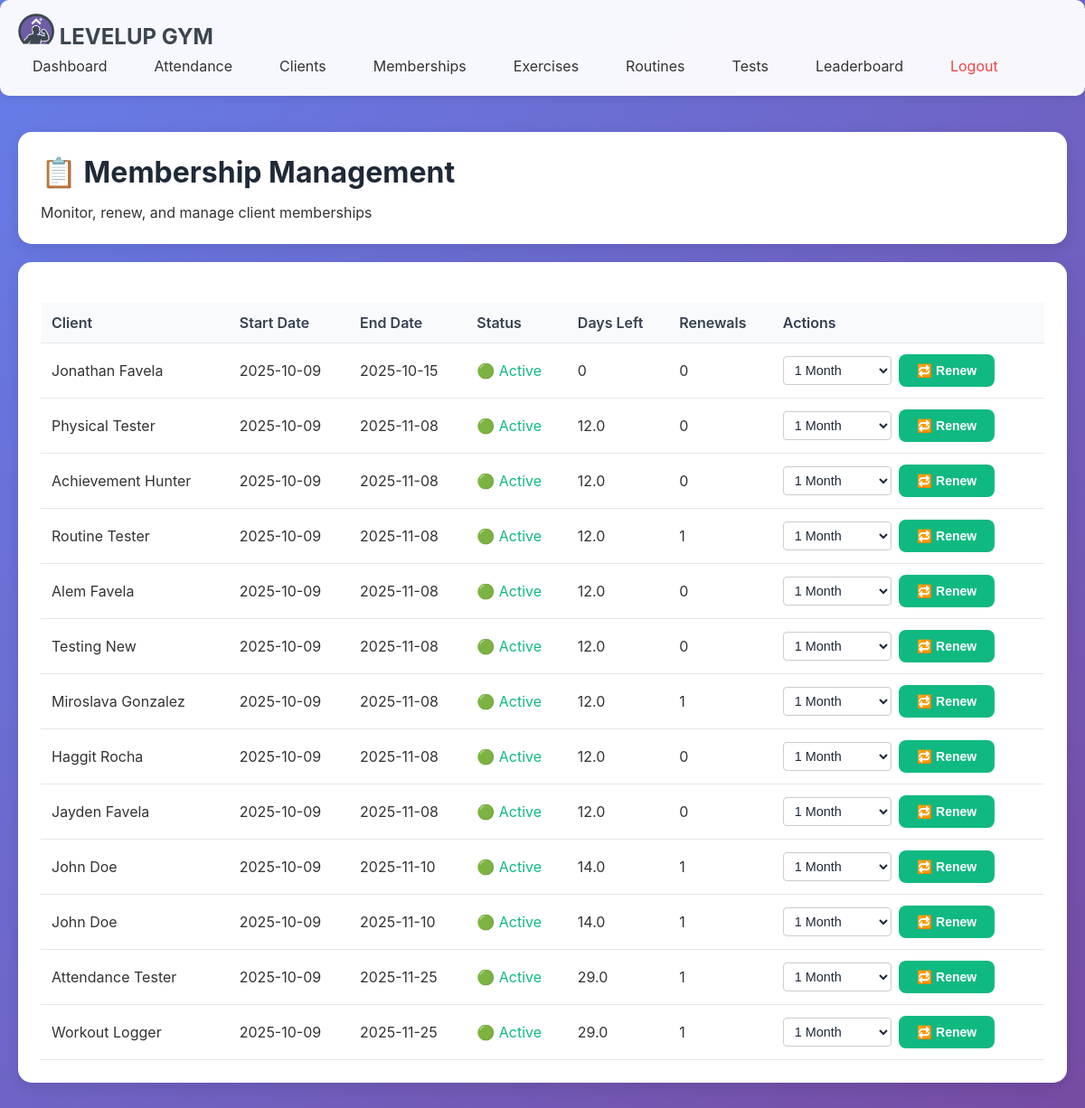
The app's page /admin/memberships, older data.
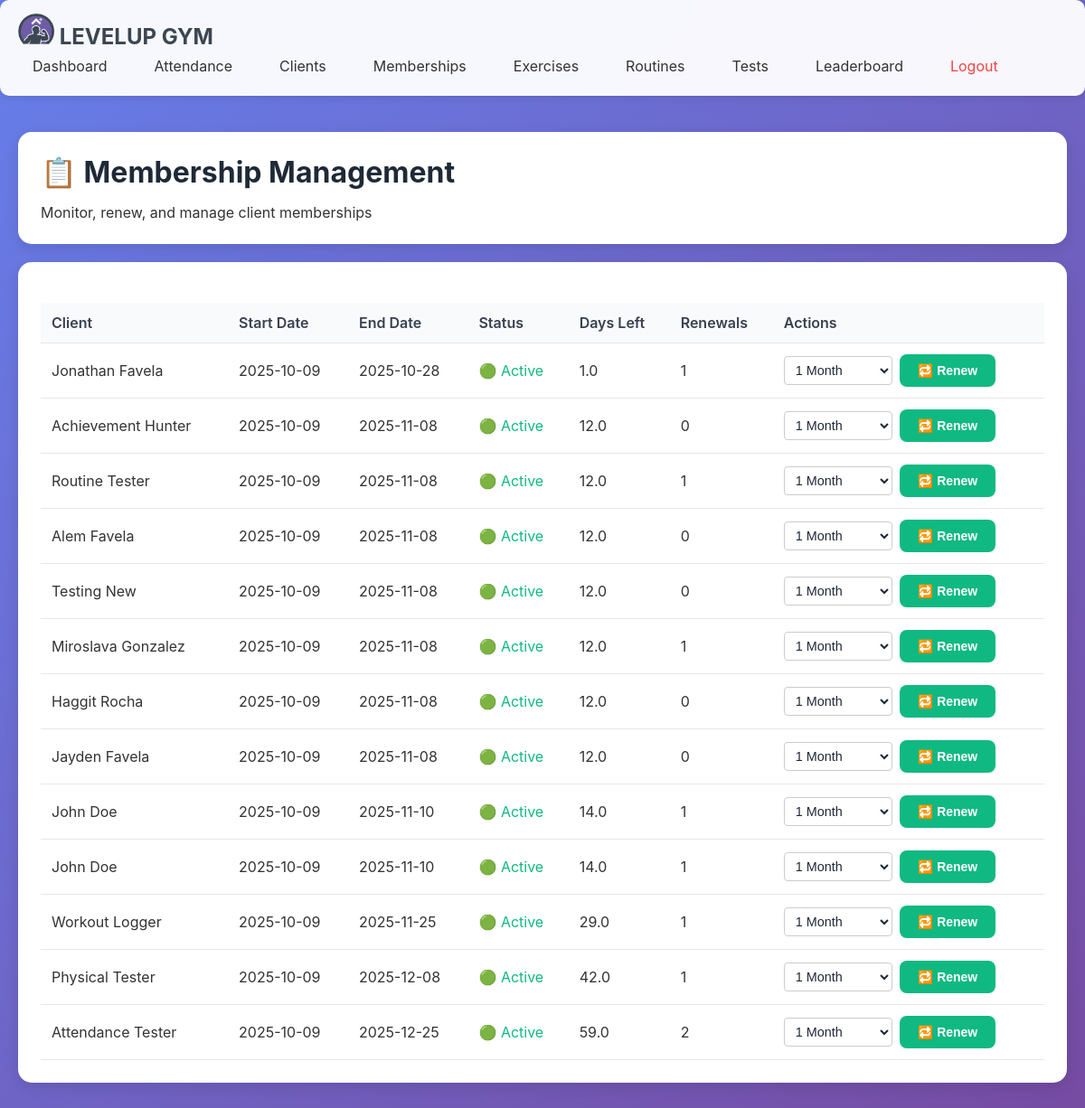
The same page, newer data.
### tables this page shows
CREATE TABLE client_memberships (
                membership_id INTEGER PRIMARY KEY AUTOINCREMENT,
                client_id INTEGER NOT NULL,
                start_date DATE NOT NULL,
                end_date DATE NOT NULL,
                status TEXT DEFAULT 'active',  -- active | expired | cancelled
                renewal_count INTEGER DEFAULT 0,
                last_renewal_date DATE,
                notes TEXT,
                FOREIGN KEY (client_id) REFERENCES clients(client_id) ON DELETE CASCADE
            );

### main.py (the view)
@app.route('/admin/memberships')
def admin_memberships():
    from controllers.membership_controller import MembershipController
    mc = MembershipController()
    memberships = mc.get_all_memberships()
    return render_template('admin/memberships.html', memberships=memberships)

### database/db_manager.py (called while the page is built)
    def connect(self):
        self.conn = sqlite3.connect(self.db_name)
        self.conn.row_factory = sqlite3.Row  # Access columns by name
        self.cursor = self.conn.cursor()

    def disconnect(self):
        if self.conn:
            self.conn.close()

    def execute_query(self, query, params=None):
        self.connect()
        if params:
            self.cursor.execute(query, params)
        else:
            self.cursor.execute(query)
        results = self.cursor.fetchall()
        self.disconnect()
        return results

    def execute_update(self, query, params=None):
        self.connect()
        if params:
            self.cursor.execute(query, params)
        else:
            self.cursor.execute(query)
        self.conn.commit()
        last_id = self.cursor.lastrowid
        self.disconnect()
        return last_id

### templates/admin/memberships.html (shortened to what this page needs)
{% extends "admin/base.html" %}
{% block content %}
<div class="card">
  <h1>📋 Membership Management</h1>
  <p>Monitor, renew, and manage client memberships</p>
</div>
<div class="card">
  <table class="table">
    <thead>
      <tr>
        <th>Client</th>
        <th>Start Date</th>
        <th>End Date</th>
        <th>Status</th>
        <th>Days Left</th>
        <th>Renewals</th>
        <th>Actions</th>
      </tr>
    </thead>
    <tbody>
      {% for m in memberships %}
      <tr>
        <td>{{ m.full_name }}</td>
        <td>{{ m.start_date }}</td>
        <td>{{ m.end_date }}</td>
        <td>
          {% if m.status == 'active' %}
          <span style="color: #10b981;">🟢 Active</span>
          {% elif m.status == 'expired' %}
          <span style="color: #ef4444;">🔴 Expired</span>
          {% else %}
          <span style="color: #fbbf24;">🟡 {{ m.status|title }}</span>
          {% endif %}
        </td>
        <td>{{ m.days_remaining if m.days_remaining > 0 else 0 }}</td>
        <td>{{ m.renewal_count }}</td>
        <td>
          <form action="{{ url_for('renew_membership') }}" method="post" style="display:inline;">
            <div style="display:flex; align-items:center; gap:8px;">
                <select name="duration_days" class="duration-select">
                    <option value="30" selected>1 Month</option>
                </select>
                <button type="submit" class="btn btn-success">🔁 Renew</button>
            </div>
          </form>
        </td>
      </tr>
      {% endfor %}
    </tbody>
  </table>
</div>
{% endblock %}

### templates/admin/base.html (shortened to what this page needs)
<!DOCTYPE html>
<html lang="en">
<head>
</head>
<body>
    <nav>
        <div class="nav-content">
            <div class="logo" style="color: #3B4651;"><img src="/static/image/Untitled design - Copy.png" style="width: 40px; height: auto;"> LEVELUP GYM</div>
            <div class="nav-links">
                <a href="{{ url_for('admin_dashboard') }}">Dashboard</a>
                <a href="{{ url_for('admin_attendance') }}">Attendance</a>
                <a href="{{ url_for('admin_clients') }}">Clients</a>
                <a href="{{ url_for('admin_memberships') }}">Memberships</a>
                <a href="{{ url_for('admin_exercises') }}">Exercises</a>
                <a href="{{ url_for('admin_routines') }}">Routines</a>
                <a href="{{ url_for('admin_tests') }}">Tests</a>
                <a href="{{ url_for('admin_leaderboard') }}">Leaderboard</a>
                <a href="{{ url_for('admin_logout') }}" style="color: #ef4444;">Logout</a>
            </div>
        </div>
    </nav>
    <div class="container">
        {% block content %}{% endblock %}
    </div>
</body>
</html>

### templates/admin/base.html (style rules this page uses)
* { margin: 0; padding: 0; box-sizing: border-box; }
body { font-family: -apple-system, BlinkMacSystemFont, 'Segoe UI', Roboto, Oxygen, Ubuntu, Cantarell, sans-serif; background: linear-gradient(135deg, #667eea 0%, #764ba2 100%); min-height: 100vh; color: #333; }
.container { max-width: 1400px; margin: 0 auto; padding: 20px; }
nav { background: rgba(255, 255, 255, 0.95); backdrop-filter: blur(10px); padding: 15px 0; box-shadow: 0 2px 10px rgba(0,0,0,0.1); margin-bottom: 20px; border-radius: 10px; }
nav .nav-content { max-width: 1400px; margin: 0 auto; padding: 0 20px; display: flex; justify-content: space-between; align-items: center; flex-wrap: wrap; }
nav .logo { font-size: 24px; font-weight: bold; color: #667eea; }
nav .logo img { width: 25px; }
nav .nav-links { display: flex; gap: 20px; flex-wrap: wrap; }
nav a { color: #333; text-decoration: none; padding: 8px 16px; border-radius: 5px; transition: all 0.3s; }
.card { background: white; border-radius: 15px; padding: 25px; margin-bottom: 20px; box-shadow: 0 5px 15px rgba(0,0,0,0.1); }
.btn { display: inline-block; padding: 10px 20px; border-radius: 8px; text-decoration: none; font-weight: 600; transition: all 0.3s; border: none; cursor: pointer; font-size: 14px; }
.btn-success { background: #10b981; color: white; }
h1, h2, h3 { color: #1f2937; margin-bottom: 15px; }
table { width: 100%; border-collapse: collapse; margin-top: 20px; }
th, td { padding: 12px; text-align: left; border-bottom: 1px solid #e5e7eb; }
th { background: #f9fafb; font-weight: 600; color: #374151; }
input, select, textarea { width: 100%; padding: 10px; border: 2px solid #e5e7eb; border-radius: 8px; font-size: 14px; }

### templates/admin/memberships.html (style rules this page uses)
.duration-select { padding: 6px 8px; border-radius: 4px; border: 1px solid #ccc; background-color: white; color: #1f2937; font-size: 0.9rem; width: 120px; }

Row changes from the older to the newer data that the page shows:
changed client_memberships (number 1 of 13 on the later page): end_date "2025-10-15" → "2025-10-28"; renewal_count "0" → "1.0"; renewal_count "0" → "1"
shown differently, row unchanged: client_memberships (number 11 of 13 on the later page): moves up the list
changed client_memberships (number 12 of 13 on the later page): end_date "2025-11-08" → "2025-12-08"; days_remaining "12.0" → "42.0"; renewal_count "0" → "1"; moves down the list
changed client_memberships (number 13 of 13 on the later page): end_date "2025-11-25" → "2025-12-25"; days_remaining "29.0" → "59.0"; renewal_count "1" → "2"
